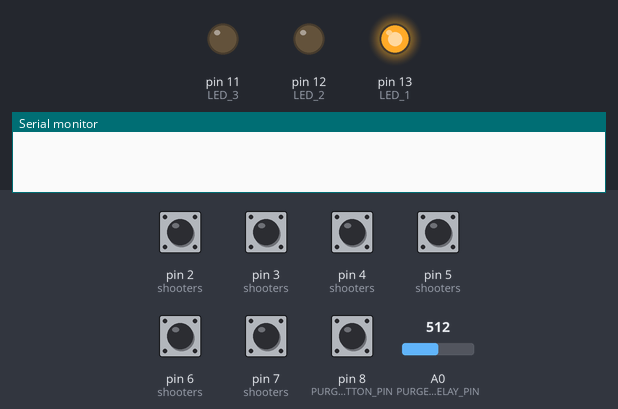
A sketch run on a simulated Arduino Uno, built with avr-gcc and run on an emulated ATmega328P. Shown: output pins drawn as LEDs (lit = HIGH), the last lines printed to the serial monitor. Dashed ring = blinking. The test bench sets the inputs (shaded band); at power-on: pin 2 (shooters), pin 3 (shooters), pin 4 (shooters), pin 5 (shooters), pin 6 (shooters), pin 7 (shooters), pin 8 (PURGE_BUTTON_PIN) HIGH, A0 (PURGE_DELAY_PIN) = 512.

Above: at 1.2 s.
1.3 s: pin 2 (shooters) pulled LOW for 0.15 s
At 1.62 s:
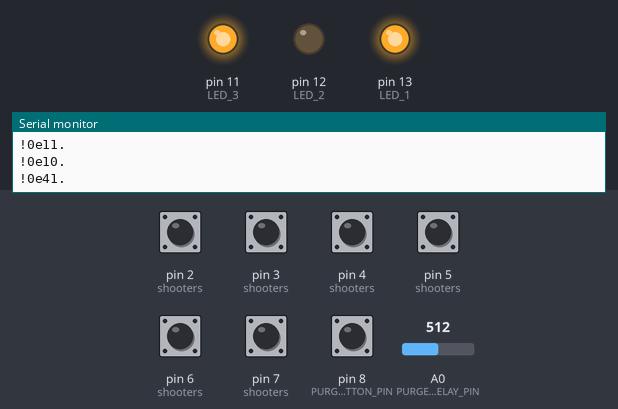
4.3 s: pin 5 (shooters) pulled LOW for 1 s
At 4.47 s:
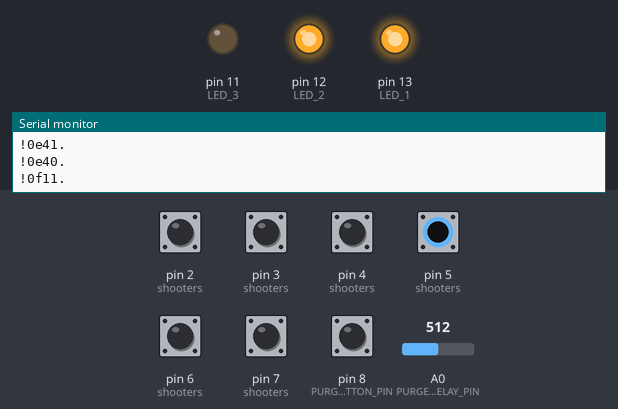
7.3 s: pin 3 (shooters) pulled LOW for 0.15 s
At 7.62 s:
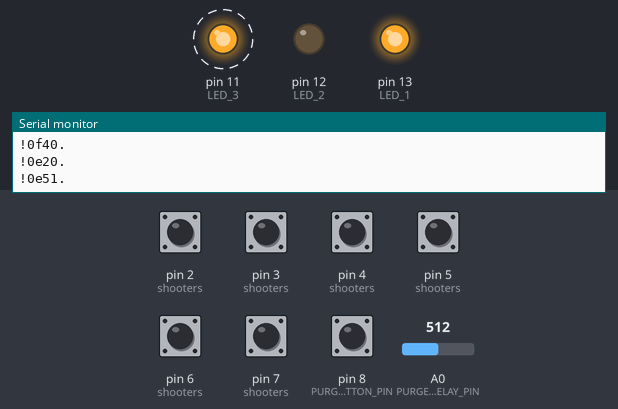
10.3 s: A0 (PURGE_DELAY_PIN) set to 306
At 11.5 s:
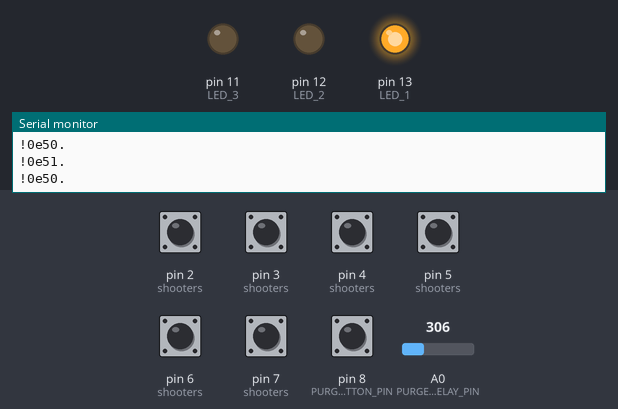
11.8 s: pin 8 (PURGE_BUTTON_PIN) pulled LOW for 0.15 s
At 12.5 s:
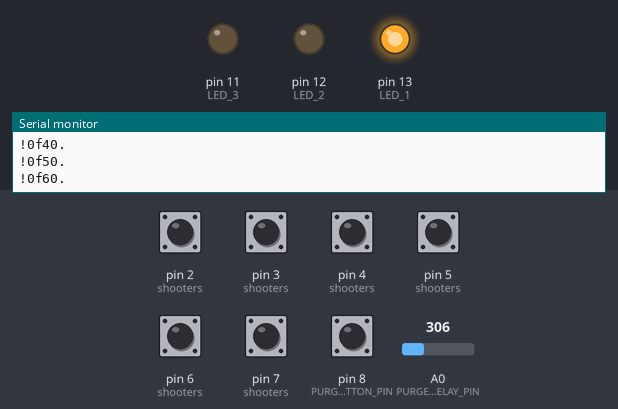
13.5 s: pin 2 (shooters) pulled LOW for 1 s
At 13.67 s:
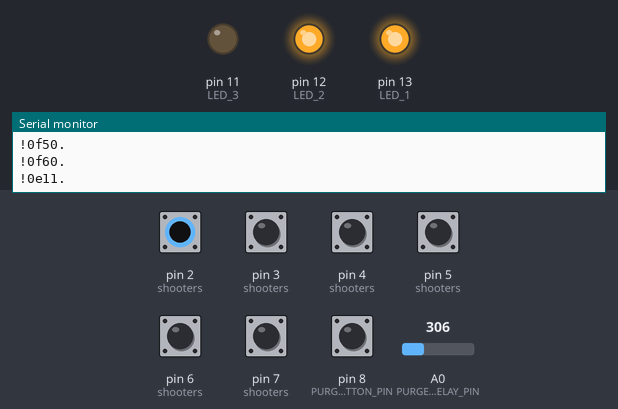
Timing chart, 0 to 17.5 s (numbered marks = the images above; inputs shaded):
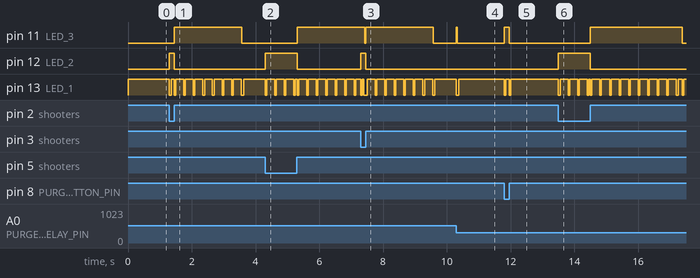

The sketch:

TympaniShooterDriver.ino
```cpp
/*
* Egg Shooter control box
 */

const int NUM_SHOOTERS = 6;
const unsigned long MIN_PURGE_DELAY = 250; // milliseconds
const unsigned long MAX_PURGE_DELAY = 4000; // milliseconds
const unsigned long SIGNAL_INTERVAL = 300; //milliseconds
const unsigned long ACTIVITY_BLINK_TIME = 50; //milliseconds.  how long to modulate the activity indicator when serial messages are sent.

// Pins for LEDs
const int LED_1 = 13;
const int LED_2 = 12;
const int LED_3 = 11;

// LED State
//boolean led_1;
boolean led_2;
boolean led_3;
unsigned long activity_until = millis(); // If this is greater than the current time, serial activity is happening.

// Addresses for Relay Boxes
const String BOX1 = "0e";
const String BOX2 = "0f";

// Addresses for individual switched outlets
const String FUEL1 = BOX1 + "1";
const String FUEL2 = BOX1 + "2";
const String FUEL3 = BOX1 + "3";
const String PURGE1 = BOX1 + "4";
const String PURGE2 = BOX1 + "5";
const String PURGE3 = BOX1 + "6";

const String FUEL4 = BOX2 + "1";
const String FUEL5 = BOX2 + "2";
const String FUEL6 = BOX2 + "3";
const String PURGE4 = BOX2 + "4";
const String PURGE5 = BOX2 + "5";
const String PURGE6 = BOX2 + "6";

typedef struct Shooter{
  int button_pin;
  String fuel_address;
  String purge_address;
};

Shooter shooters[] = {
  {2, FUEL1, PURGE1},
  {3, FUEL2, PURGE2},
  {4, FUEL3, PURGE3},
  {5, FUEL4, PURGE4},
  {6, FUEL5, PURGE5},
  {7, FUEL6, PURGE6},
};

const int PURGE_BUTTON_PIN = 8;
const int PURGE_DELAY_PIN = A0; // Analog pin for the knob

boolean last_button_state[NUM_SHOOTERS];
boolean last_purge_button_state;

//unsigned long purge_off_time[NUM_SHOOTERS];
unsigned long button_off_time[NUM_SHOOTERS];
unsigned long last_signal_sent[NUM_SHOOTERS];
unsigned long last_purge_all_signal = 0;

boolean last_fuel_valve_state[NUM_SHOOTERS];
boolean last_purge_valve_state[NUM_SHOOTERS];
boolean purge_init[NUM_SHOOTERS];


int delay_knob_min_value, delay_knob_max_value;
unsigned long purge_delay = MIN_PURGE_DELAY; // start it at the minimum value.

void setup() {
  Serial.begin(19200);

  pinMode(LED_1, OUTPUT);
  pinMode(LED_2, OUTPUT);
  pinMode(LED_3, OUTPUT);
  digitalWrite(LED_1, HIGH); // Power light!

  pinMode(PURGE_DELAY_PIN, INPUT);
  pinMode(PURGE_BUTTON_PIN, INPUT);
  digitalWrite(PURGE_BUTTON_PIN, HIGH);
  last_purge_button_state = (digitalRead(PURGE_BUTTON_PIN) == LOW);

  for (int i=0; i<NUM_SHOOTERS; i++) {
    last_fuel_valve_state[i] = false;
    last_purge_valve_state[i] = false;
    pinMode(shooters[i].button_pin, INPUT);
    digitalWrite(shooters[i].button_pin, HIGH);  // This activates the internal pull-up resistor.
    last_button_state[i] = (digitalRead(shooters[i].button_pin) == LOW);
    button_off_time[i] = millis() - 1500; // Prevents purge valves from firing on boot.
    purge_init[i] = false;
  }
}


void loop() {

  //led_1 = false; // using this as a power indicator
  led_2 = false;
  led_3 = false;

  unsigned long purge_delay = getPurgeDelay();
  boolean purge_button_pressed = (digitalRead(PURGE_BUTTON_PIN) == LOW);
  if ( purge_button_pressed) {
    purgeAll( !last_purge_button_state );
    led_3 = true;
  }
  last_purge_button_state = purge_button_pressed;


  for (int i=0; i<NUM_SHOOTERS; i++) {
    boolean button_pressed = ( digitalRead(shooters[i].button_pin) == LOW );// LOW means the switch is closed.
    if (button_pressed) {
      purge_init[i] = true;
      led_2 = true;
      // send the signal immediately if this is the first loop since state transition
      // send the signal periodically otherwise.
      fuelSignal(i, 1, !last_button_state[i]); // fuel on
      purgeSignal(i, 0, !last_button_state[i]); // purge off
    } else {
      if ( last_button_state[i]) { // button was on but is now off
        led_3 = true;
        button_off_time[i] = millis();
        fuelSignal(i, 0, true);
        purgeSignal(i, 1, true);
      } else { // button was and is off
        if ( (button_off_time[i] + purge_delay) > millis() && purge_init[i]) {
          led_3 = true;
          purgeSignal(i, 1, false);
        } else {
          if (! purge_button_pressed ) {
            purgeSignal(i, 0, true);
          }
        }
      }
    }
    last_button_state[i] = button_pressed;
  }
  digitalWrite(LED_1, (activity_until > millis()) ? LOW : HIGH);
  digitalWrite(LED_2, led_2 ? HIGH : LOW);
  digitalWrite(LED_3, led_3 ? HIGH : LOW);
}

void sendSignal(int shooter_idx, String address, int value, unsigned long last_signal_time, boolean now) {
  // Unless now is true, only send the signal if we've exceeded the signal interval.
  if ( now || ( (last_signal_time + SIGNAL_INTERVAL) <= millis() ) ) {
    Serial.print("!" + address);
    Serial.print(value);
    Serial.print(".");
    Serial.print("\n\r");
    last_signal_sent[shooter_idx] = millis();
    activity_until = millis() + ACTIVITY_BLINK_TIME;
  }
}

void fuelSignal(int shooter_idx, int value, boolean now) {
  if ( value != 0 || last_fuel_valve_state[shooter_idx] ) { // "off" signal only sent once"
    //Serial.println("FIRE");
    String address = shooters[shooter_idx].fuel_address;
    unsigned long last_signal_time = last_signal_sent[shooter_idx];
    sendSignal( shooter_idx, address, value, last_signal_time, now);
    last_fuel_valve_state[shooter_idx] = (value > 0);
  }
}

void purgeSignal(int shooter_idx, int value, boolean now) {
  if ( value != 0 || last_purge_valve_state[shooter_idx] ) { // "off" signal only sent once"
    //Serial.println("PURGE");
    String address = shooters[shooter_idx].purge_address;
    unsigned long last_signal_time = last_signal_sent[shooter_idx];
    sendSignal( shooter_idx, address, value, last_signal_time, now);

    last_purge_valve_state[shooter_idx] = (value > 0);
  }
}

void purgeAll(boolean now) {
  for ( int i=0; i<NUM_SHOOTERS; i++) {
    purgeSignal(i, 1, now);
  }
}

int getPurgeDelay() {
  int knob_value = 1023 - analogRead(PURGE_DELAY_PIN); // invert
  unsigned long delay = (int)( (knob_value / 1023.0) * (MAX_PURGE_DELAY - MIN_PURGE_DELAY) + MIN_PURGE_DELAY );
  return delay;
}
```

Measured:
- after the input at 1.3 s, pin 11 (LED_3): LOW → HIGH after 0.15 s, → LOW 2.1 s later; pin 12 (LED_2): LOW → HIGH at once, → LOW 0.15 s later; pin 13 (LED_1): goes LOW 0.05 s, HIGH 0.10 s, 7 × (LOW 0.05 s, HIGH 0.25 s), LOW 0.07 s, then HIGH, starting at once
- after the input at 4.3 s, pin 11 (LED_3): LOW → HIGH after 1.0 s; pin 12 (LED_2): LOW → HIGH at once, → LOW 1.0 s later; pin 13 (LED_1): goes 3 × (LOW 0.05 s, HIGH 0.25 s), LOW 0.05 s, HIGH 0.05 s, 6 × (LOW 0.05 s, HIGH 0.25 s), LOW 0.05 s, then HIGH, starting at once
- after the input at 7.3 s, pin 12 (LED_2): LOW → HIGH at once, → LOW 0.15 s later
- after the input at 10.3 s, pin 11 (LED_3): LOW → HIGH at once, → LOW 0.03 s later; pin 13 (LED_1): HIGH → LOW at once, → HIGH 0.08 s later
- after the input at 11.8 s, pin 11 (LED_3): LOW → HIGH at once, → LOW 0.15 s later; pin 13 (LED_1): alternates HIGH for 0.10 s and LOW for 0.05 s, 4 changes in all, then stays HIGH, starting at once
- after the input at 13.5 s, pin 11 (LED_3): LOW → HIGH after 1.0 s, → LOW 2.9 s later; pin 12 (LED_2): LOW → HIGH at once, → LOW 1.0 s later
